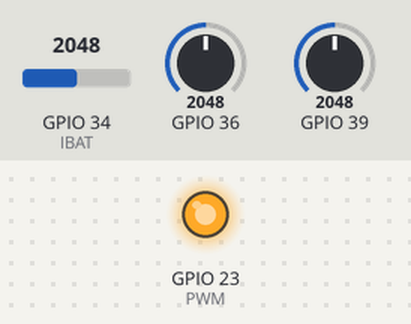
The sketch below on a simulated ESP32. On the bench: output pins drawn as LEDs (lit = HIGH). The test bench sets the inputs (shaded band); at power-on: GPIO 39 = 2048, GPIO 34 (IBAT) = 2048, GPIO 36 = 2048. What the sketch prints to the serial monitor is not drawn.

Above: at 1.7 s.
1.8 s: GPIO 39 set to 3603
4.8 s: GPIO 39 set to 3009
7.0 s: GPIO 39 set to 2896
Timing chart, 0 to 15.9 s (numbered marks = the images above; inputs shaded):
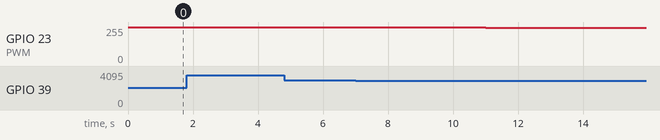

The sketch:

CargadorBAT_NUEVO_sinconexion.ino
```cpp
// ENTRADAS:
#define VCC 36         // Mide tensión en terminal positivo de la batería
#define VBAT 39         // Mide tensión en terminal negativo de la batería
#define IBAT 34             // Mide corriente de carga y descarga de la batería
// SALIDAS:
#define PWM 23
#define RELE_SAL 22
#define RELE_CARGA 21

//Constantes del ADC:
#define MUESTRAS 64                   //Muestras para hacer promedio de mediciones
#define VoltPorMuestra 0.00089      // Sale de hacer 3.3 V/4095 muestras

//Variables y Constantes de Medicion de Corriente:
#define I_MAX 1               //Corriente máxima de carga = 1 amper
#define divisor_3 0.637      // Coeficiente del divisor de tensíon = R2/(R1+R2)
#define Coef_Carga 12.8
#define Coef_Descarga 13.7
#define V0_hall 2.47
float I_BAT;                  // I_BAT>0 en CARGA y I_BAT<0 en DESCARGA

//Variables y Constantes de PWM:
int valorPWM = 255;            // Con PWM máximo el MOSFET arranca apagado (está invertido por transistor de acople)
#define CANAL 0
#define PREC 8                 // Precisión de 9 bits implica valores entre 0 y 511
#define FREC 5000              // Frecuencia en HZ

//Variables y Constantes de Medicion de Tension:
#define V_MAX 14.4             //Máxima tensión de carga de la batería
#define V_CORTE 11             //Tensión a la que se corta la salida para protección por sobredescarga
#define divisor_1  0.19     // Coeficiente del divisor de tensíon = R2/(R1+R2)
#define divisor_2  0.18248
float tensionBAT = 0;
float tensionVCC = 0;

//Controla el PWM en funcion de la corriente de carga:
void ajustaPWMcargador(){
   if(I_BAT < I_MAX){
      if(tensionBAT < V_MAX){
         if(valorPWM>0)
            valorPWM--;
         delay(1);
         ledcWrite(CANAL, valorPWM);
      }
      else{
         Serial.println("Límite de Tensión");
         if(valorPWM<255)
            valorPWM++;
         delay(1);
         ledcWrite(CANAL, valorPWM);
      }
   }
   else{
      Serial.println("Límite de corriente");
      if(valorPWM<511)
            valorPWM++;
         delay(1);
         ledcWrite(CANAL, valorPWM);
   }
}
//Funcion de medición de corriente con sensor efecto Hall:
float mideCorrienteBAT(){
   int RawValue = 0;
   long AcumValue= 0;
   float corriente = 0;
   float VoltHall = 0;
   float Vout = 0;
     for(int i=0;i<MUESTRAS;i++){
      RawValue = analogRead(IBAT);
      AcumValue=+ RawValue;
      delay(1);
   }
   Vout = (((AcumValue / MUESTRAS)* VoltPorMuestra) / divisor_3);
   Serial.print("Vout_sensorHall: ");
    Serial.println(Vout);

    VoltHall = Vout - V0_hall;
   if (VoltHall > 0){      //Condición de que se está cargando
      corriente = VoltHall* Coef_Carga;
   }
  if (VoltHall<0){    //Condición de descarga
    corriente = VoltHall* Coef_Descarga;
   }
   return corriente;
}

//Funcion de medicion de Tensión. Mide la tensión en el PIN indicado y lo convierte por el divisor de tensión.
float mideTension(byte PIN, float divisor){
   int RawValue =0;
   long AcumValue=0;
   for(int i=0;i<MUESTRAS;i++){
      RawValue = analogRead(PIN);
       AcumValue= AcumValue + RawValue;
      delay(1);
   }
   float tension = (AcumValue/ MUESTRAS)* VoltPorMuestra / divisor ;
   return tension;
}


//Funcion Setup:
void setup(){
   Serial.begin(115200);
   ledcSetup(CANAL,FREC,PREC);
   ledcAttachPin(PWM,CANAL);
   valorPWM = 255;
   ledcWrite(CANAL, valorPWM);
   delay(500);

}

//Funcion Loop:
void loop (){
   I_BAT = mideCorrienteBAT();
   Serial.print("I_BAT: ");
   Serial.println(I_BAT,3);
   tensionVCC = mideTension(VCC, divisor_1);
   Serial.print("VCC: ");
   Serial.println(tensionVCC,3);
   tensionBAT = mideTension(VBAT, divisor_2);
   Serial.print("VBAT: ");
   Serial.println(tensionBAT,3);
   if (tensionBAT>7){ajustaPWMcargador();}
   Serial.print("PWM: ");
   Serial.println(valorPWM);
   Serial.println("");
   Serial.println("");
   delay (1500);
   }
```

Measured:
- after the input at 4.8 s, every drawn part: stays the same
- after the input at 7.0 s, GPIO 23 (PWM): moves from 255/255 to 249/255 over 6.9 s, starting after 0.58 s
